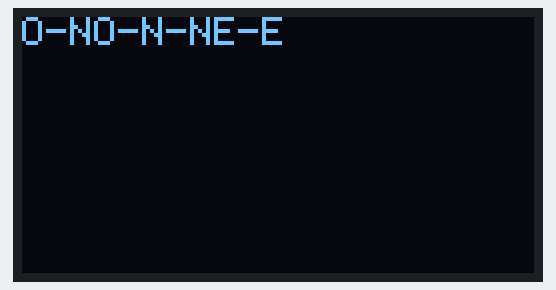
Bench run of a sketch on a simulated Arduino Uno, built with avr-gcc and run on an emulated ATmega328P. On the bench: 128×64 one-colour display.

Above: at 0.22 s.

The sketch:

Oled.ino
```cpp
#include <Wire.h>
#include <Adafruit_GFX.h>
#include <Adafruit_SSD1306.h>


Adafruit_SSD1306 display(128, 64, &Wire, -1);

void setup()
{
    display.begin(SSD1306_SWITCHCAPVCC, 0x3C);
    display.clearDisplay();
     display.setTextColor(WHITE);
}

void loop()
{
    display.print(F("O-NO-N-NE-E"));
    display.display();
}
```
